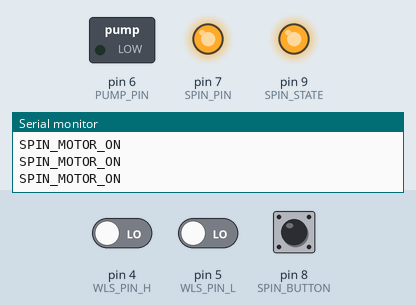
The sketch below on a simulated Arduino Uno, built with avr-gcc and run on an emulated ATmega328P. Parts: switched loads named in the sketch (green lamp = pin HIGH), output pins drawn as LEDs (lit = HIGH), the last lines printed to the serial monitor. The test bench sets the inputs (shaded band); at power-on: pin 8 (SPIN_BUTTON) HIGH, pin 4 (WLS_PIN_H) LOW, pin 5 (WLS_PIN_L) LOW.

Above: at 2.8 s.
2.9 s: pin 8 (SPIN_BUTTON) pulled LOW for 1.15 s
At 3.8 s:
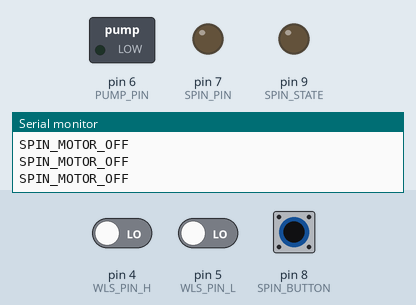
5.5 s: pin 8 (SPIN_BUTTON) pulled LOW for 3.2 s
At 9.0 s:
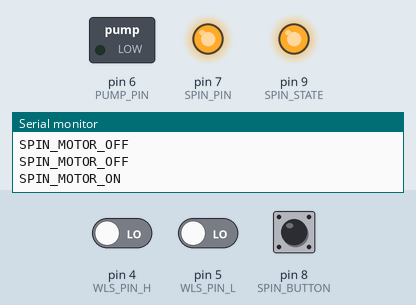
Timing chart, 0 to 10.5 s (numbered marks = the images above; inputs shaded):
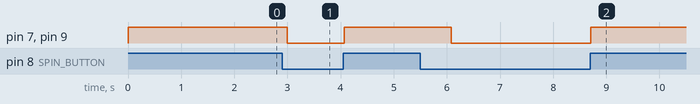

The sketch:

Watertank_2.ino
```cpp
/**
1.수위 낮음 => 12v 펌프 작동 => 수위 높음 => 12v 펌프 정지
2.처음으로 물 수위가 높아졌을때 모터 작동
3.버튼을 만들어서 사람들이 모터가 회전하는 설정값을 만듬.
*/

/**
1.여기서 해야될거 => 모터가 회전 중일때 솔레노이드 벨브가 작동이 되지않게 값을 보내는 데이터를 보냄

2.WaterTank1와 시리얼 통신을 하여 모터 작동시 솔베노이드가 작동이 안되게 제어
  모터 작동    시 OFF 전송
  모터 작동 안할시 ON  전송
*/

#define WLS_PIN_L 5   // 수위센서 핀 번호  LOW 4번
#define WLS_PIN_H 4   // 수위센서 핀 번호  HIGH 5번
#define PUMP_PIN 6    // 펌프 핀 번호 6번
#define SPIN_PIN 7    // 회전 모터 핀 번호 7번
#define SPIN_BUTTON 8 // 회전 모터 버튼
#define SPIN_STATE 9  // 회전 모터 상태 전송


int MotorState = 0;
unsigned long int preTime = 0;

void setup() {
  Serial.begin(9600);       // 시리얼 모니터 출력을 위한 시리얼
  pinMode(WLS_PIN_L, INPUT);  // 수위센서 LOW핀을 입력 핀으로 설정
  pinMode(WLS_PIN_H, INPUT);  // 수위센서 HIGH핀을 입력 핀으로 설정
  pinMode(SPIN_PIN, OUTPUT);  //릴레이 신호용 아두이노 디지털 핀을 출력으로 설정
  pinMode(SPIN_BUTTON,INPUT_PULLUP); // 펌프핀 번튼 입력 설정
  pinMode(PUMP_PIN,OUTPUT);   //펌프 핀 번호 8번
  pinMode(SPIN_STATE,OUTPUT); //스핀상태 워터 탱크1에 5v 0v 전송
}

void loop() {
  int val_low = digitalRead(WLS_PIN_L); // 수위센서 핀으로부터 값 받아오기
  int val_high = digitalRead(WLS_PIN_H);
  unsigned long int currentTime = millis();

  if( currentTime - preTime > 10000){ // 수위 센서는 10초마다 확인한다.
    preTime = currentTime;
      /**수중 센서 에 의한 24v 모터 제어*/
    if (val_low == HIGH && val_high == HIGH) //물이 부족한 상태
    {
      digitalWrite(PUMP_PIN, HIGH); //릴레이 접점 ON -> 물채우기
      delay(5000); //5초 대기
      digitalWrite(PUMP_PIN, LOW); //릴레이 접점 OFF
      MotorState = 0;
    }
    else if(val_low == LOW && val_high == LOW)  //물이 가득찬 상태
    {
      if(MotorState == 0)  //MotorState 가 0 값이면 회전 한다.
      {
        Serial.println("First Water Filled");
        digitalWrite(SPIN_STATE, HIGH); //회전 상태 전송 ON
        digitalWrite(SPIN_PIN, HIGH); //릴레이 접점 ON -> 물채우기
        delay(30000); //30초 대기
        digitalWrite(SPIN_PIN, LOW); //릴레이 접점 OFF
        digitalWrite(SPIN_STATE, HIGH); //회전 상태 전송 OFF
        MotorState++;
      }
      else
      {
        Serial.println("Already Rotate");
        MotorState++;
      }
    }
  }

  /**버튼 클릭에 의한 회전 모터 적용*/
  if(digitalRead(SPIN_BUTTON) == HIGH)
  {
    digitalWrite(SPIN_STATE, HIGH); //회전 상태 전송 ON
    digitalWrite(SPIN_PIN,HIGH);
    Serial.println("SPIN_MOTOR_ON");
    delay(1000);
  }
  else
  {
    digitalWrite(SPIN_PIN, LOW);
    digitalWrite(SPIN_STATE, LOW);
    Serial.println("SPIN_MOTOR_OFF");
  }


}
```

Measured:
- after the input at 2.9 s, pin 7 (SPIN_PIN), pin 9 (SPIN_STATE): HIGH → LOW after 0.10 s, → HIGH 1.1 s later
- after the input at 5.5 s, pin 7 (SPIN_PIN), pin 9 (SPIN_STATE): HIGH → LOW after 0.58 s, → HIGH 2.6 s later
